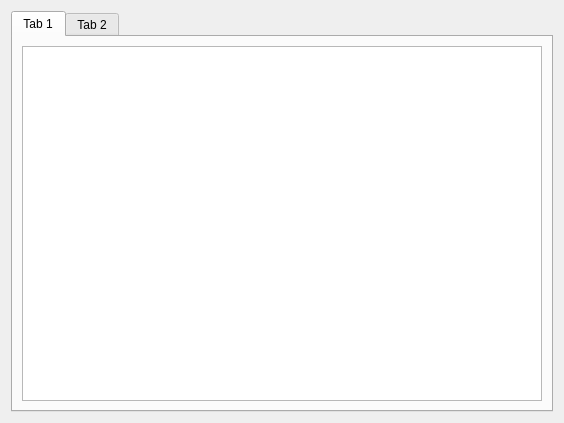
<?xml version="1.0" encoding="UTF-8"?>
<ui version="4.0">
 <class>TestWindow</class>
 <widget class="QWidget" name="TestWindow">
  <property name="geometry">
   <rect>
    <x>0</x>
    <y>0</y>
    <width>564</width>
    <height>423</height>
   </rect>
  </property>
  <property name="windowTitle">
   <string>Test</string>
  </property>
  <layout class="QVBoxLayout" name="verticalLayout">
   <item>
    <widget class="QTabWidget" name="tabWidget">
     <property name="currentIndex">
      <number>0</number>
     </property>
     <widget class="QWidget" name="tab">
      <attribute name="title">
       <string>Tab 1</string>
      </attribute>
      <layout class="QVBoxLayout" name="verticalLayout_2">
       <item>
        <widget class="QListWidget" name="listWidget"/>
       </item>
      </layout>
     </widget>
     <widget class="QWidget" name="tab_2">
      <attribute name="title">
       <string>Tab 2</string>
      </attribute>
      <layout class="QVBoxLayout" name="verticalLayout_3">
       <item>
        <widget class="QTextEdit" name="textEdit"/>
       </item>
      </layout>
     </widget>
    </widget>
   </item>
  </layout>
 </widget>
 <resources/>
 <connections/>
</ui>
